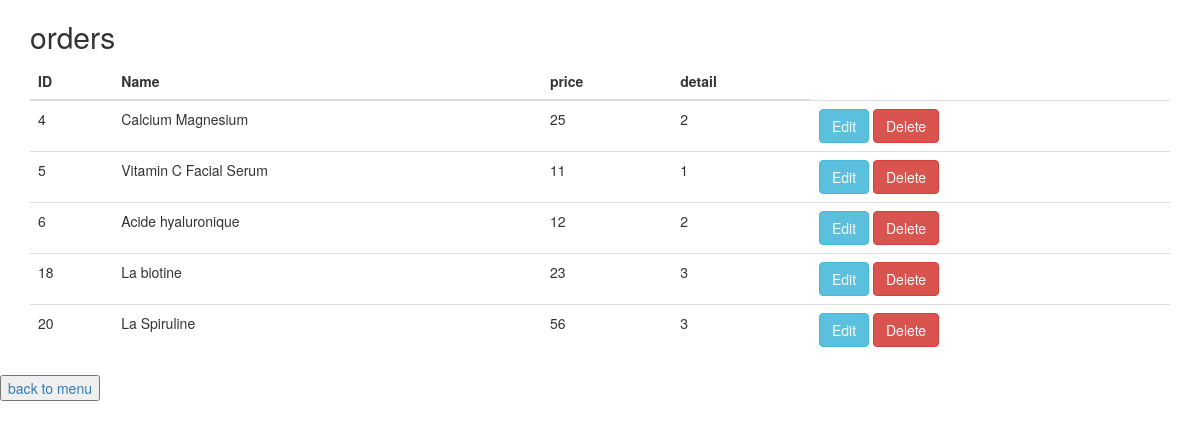
The app's page /admin/admindashboard.php with its own data.
### tables this page shows
CREATE TABLE `commandes` (
  `id_produit` int(100) NOT NULL,
  `nom_produit` varchar(100) NOT NULL,
  `prix_produit` int(100) NOT NULL,
  `quantite_produit` int(100) NOT NULL
);

### admin/admindashboard.php (the view, shortened to what this page needs)
<?php
include "config.php";
$sql = "SELECT * FROM commandes";
$result = $conn->query($sql);
?>
<!DOCTYPE html>
<html>
<head>
<link rel="stylesheet" href="https://maxcdn.bootstrapcdn.com/bootstrap/3.4.0/css/bootstrap.min.css">
</head>
<body>
    <div class="container">
        <h2>orders</h2>
<table class="table">
    <thead>
        <tr>
        <th>ID</th>
        <th> Name</th>
        <th>price</th>
        <th>detail</th>
    </tr>
    </thead>
    <tbody>
        <?php
            if ($result->num_rows > 0) {
                while ($row = $result->fetch_assoc()) {
        ?>
                    <tr>
                    <td><?php echo $row['id_produit']; ?></td>
                    <td><?php echo $row['nom_produit']; ?></td>
                    <td><?php echo $row['prix_produit']; ?></td>
                    <td><?php echo $row['quantite_produit']; ?></td>
                    <td><a class="btn btn-info" href="update.php?id=<?php echo $row['id']; ?>">Edit</a>&nbsp;<a class="btn btn-danger" href="delete.php?id=<?php echo $row['id']; ?>">Delete</a></td>
                    </tr>
        <?php       }
            }
        ?>
    </tbody>
</table>
    </div>
    <button><a href="adminori.php">back to menu</a></button>
</body>
</html>

### records on screen
commandes: id_produit "4", nom_produit "Calcium Magnesium", prix_produit "25", quantite_produit "2"
commandes: id_produit "5", nom_produit "Vitamin C Facial Serum", prix_produit "11", quantite_produit "1"
commandes: id_produit "6", nom_produit "Acide hyaluronique", prix_produit "12", quantite_produit "2"
commandes: id_produit "18", nom_produit "La biotine", prix_produit "23", quantite_produit "3"
commandes: id_produit "20", nom_produit "La Spiruline", prix_produit "56", quantite_produit "3"
